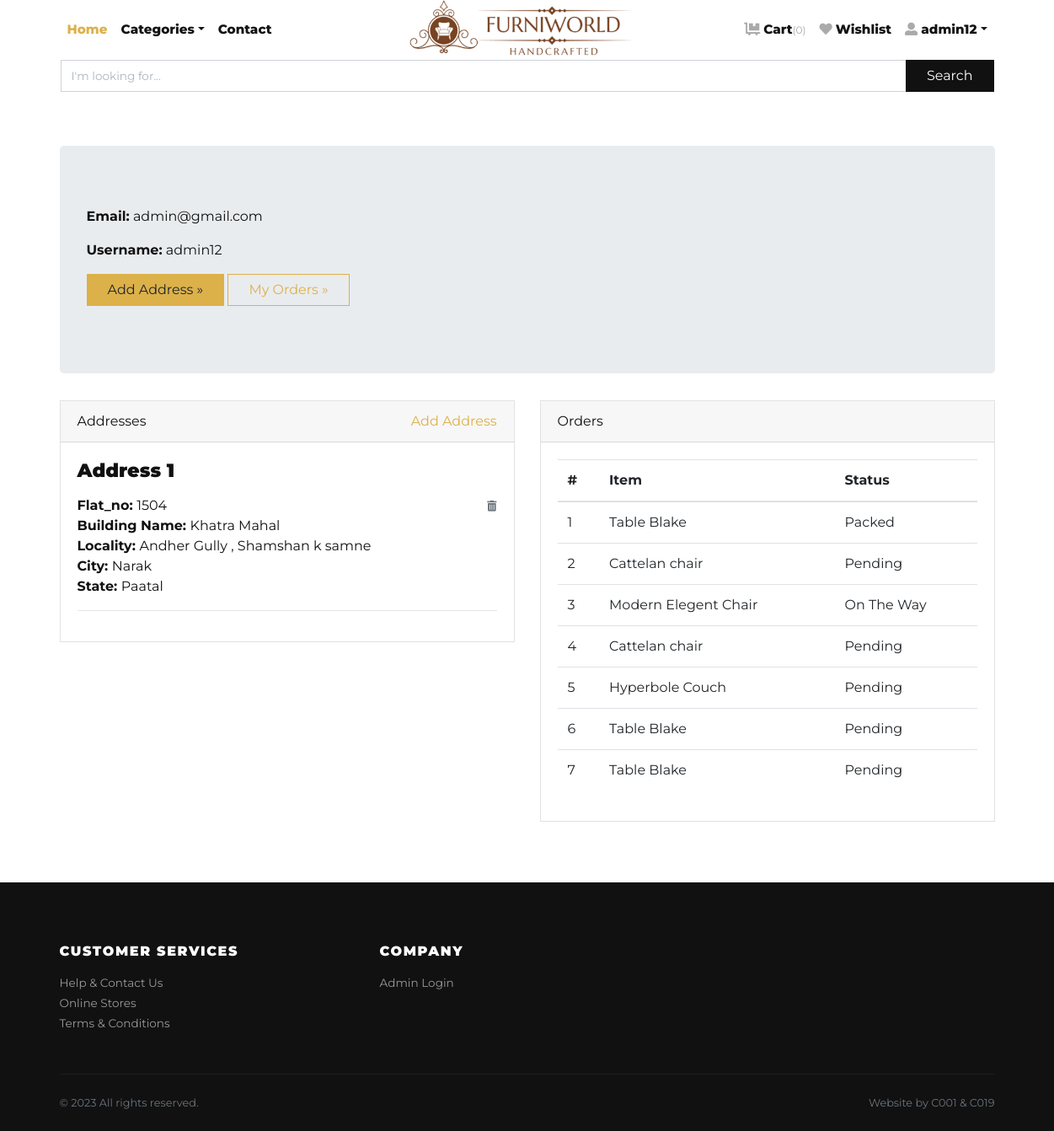
The app's page /accounts/profile/ (signed in) with its own data.
### store/models.py (models this page shows, shortened)
class Address(models.Model):
    user = models.ForeignKey(User, verbose_name="User", on_delete=models.CASCADE)
    flat_no = models.CharField(max_length=150, verbose_name="House No.")
    building_name = models.CharField(max_length=150, verbose_name="Building Name")
    locality = models.CharField(max_length=150, verbose_name="Nearest Location")
    city = models.CharField(max_length=150, verbose_name="City")
    state = models.CharField(max_length=150, verbose_name="State")

class Order(models.Model):
    user = models.ForeignKey(User, verbose_name="User", on_delete=models.CASCADE)
    address = models.ForeignKey(Address, verbose_name="Shipping Address", on_delete=models.CASCADE)
    product = models.ForeignKey(Product, verbose_name="Product", on_delete=models.CASCADE)
    quantity = models.PositiveIntegerField(verbose_name="Quantity")
    ordered_date = models.DateTimeField(auto_now_add=True, verbose_name="Ordered Date")
    delivery_date = models.DateTimeField(auto_now_add=True, verbose_name="Delivery")
    status = models.CharField(
        choices=STATUS_CHOICES,
        max_length=50,
        default="Pending"
    )
    payment_status = models.CharField(
        choices=PAYMENT_STATUS_CHOICES,
        max_length=50,
        default="Pending"
    )

class Product(models.Model):
    title = models.CharField(max_length=150, verbose_name="Product Title")
    slug = models.SlugField(max_length=160, verbose_name="Product Slug")
    sku = models.CharField(max_length=255, unique=True, verbose_name="Unique Product ID (SKU)")
    short_description = models.TextField(verbose_name="Short Description")
    detail_description = models.TextField(blank=True, null=True, verbose_name="Detail Description")
    product_image = models.ImageField(upload_to='product', blank=True, null=True, verbose_name="Product Image")
    price = models.DecimalField(max_digits=8, decimal_places=2)
    category = models.ForeignKey(Category, verbose_name="Product Categoy", on_delete=models.CASCADE)
    is_active = models.BooleanField(verbose_name="Is Active?")
    is_featured = models.BooleanField(verbose_name="Is Featured?")
    created_at = models.DateTimeField(auto_now_add=True, verbose_name="Created Date")
    updated_at = models.DateTimeField(auto_now=True, verbose_name="Updated Date")
    t_model= models.FileField(upload_to='3dfile', max_length=200, blank=True, null=True, verbose_name="3D File")
    class Meta:
        verbose_name_plural = 'Products'
        ordering = ('-created_at', )

### store/views.py (the view)
# urls.py: path('profile/', views.profile, name='profile'),
@login_required
def profile(request):
    addresses = Address.objects.filter(user=request.user)
    orders = Order.objects.filter(user=request.user)
    return render(request, 'account/profile.html', {'addresses':addresses, 'orders':orders})

### store/context_preprocessors.py (called while the page is built)
def store_menu(request):
    categories = Category.objects.filter(is_active=True)
    context = {
        'categories_menu': categories,
    }
    return context

def cart_menu(request):
    if request.user.is_authenticated:
        cart_items= Cart.objects.filter(user=request.user)
        context = {
            'cart_items': cart_items,
        }
    else:
        context = {}
    return context

### templates/account/profile.html (shortened to what this page needs)
{% extends 'base.html' %}
{% load static %}
    {% block content %}
      <div class="container py-5">
        <div class="jumbotron">
          <p><strong>Email:</strong> {{request.user.email}}</p>
          <p><strong>Username:</strong> {{request.user.username}}</p>
          <p><a class="btn btn-primary btn-large" href="{% url 'store:add-address' %}">Add Address »</a>
          <a class="btn btn-outline-primary btn-large" href="{% url 'store:orders' %}">My Orders »</a></p>
        </div>
        <div class="row">
          <div class="col-lg-6">
            <div class="card mb-4" id="headings">
              <div class="card-header">Addresses <span class="float-right"><a href="{% url 'store:add-address' %}">Add Address</a></span></div>
              <div class="card-body">
                {% if addresses %}
                    {% for address in addresses %}
                        <h4 class="mb-3">Address {{forloop.counter}}</h4>
                        <span class="float-right"><a href="{% url 'store:remove-address' address.id %}"><i class="fas fa-trash-alt small text-muted"></i></a></span>
                        <p>
                            <strong>Flat_no: </strong>{{address.flat_no}} <br>
                            <strong>Building Name: </strong>{{address.building_name}}<br>
                            <strong>Locality: </strong>{{address.locality}} <br>
                            <strong>City: </strong>{{address.city}} <br>
                            <strong>State: </strong>{{address.state}} <br>
                        </p>
                        <hr>
                    {% endfor %}
                {% else %}
                <div class="text-danger">
                  Address not Added.
                </div>
                {% endif %}
              </div>
            </div>
          </div>
          <div class="col-lg-6">
            <div class="card mb-4" id="tables">
              <div class="card-header">Orders</div>
              <div class="card-body">
                <table class="table table-hover">
                  <thead>
                    <tr>
                      <th>#</th>
                      <th>Item</th>
                      <th>Status</th>
                    </tr>
                  </thead>
                  <tbody>
                    {% if orders %}
                      {% for order in orders %}
                        <tr>
                          <td>{{forloop.counter}}</td>
                          <td>{{order.product.title}}</td>
                          <td>
                            {{order.status}}
                          </td>
                        </tr>
                      {% endfor %}
                    {% else %}
                    <tr>
                      <td class="text-danger" colspan="3">You've not Ordered anything yet.</td>
                    </tr>
                    {% endif %}
                  </tbody>
                </table>
              </div>
            </div>
          </div>
        </div>
      </div>
{% endblock content %}

### templates/navbar.html (shortened to what this page needs)
{% load static %}
      <header class="header bg-white">
        <div class="container px-0 px-lg-3">
          <nav class="navbar navbar-expand-lg navbar-light py-3 px-lg-0"><a class="navbar-brand" href="{% url 'store:home' %}"><img src="{% static 'img/furniworld-2.png' %}" alt="FurniWorld" style="height: 85px;" class="logo-img"></a>
            <div class="collapse navbar-collapse" id="navbarSupportedContent">
              <ul class="navbar-nav mr-auto">
                <li class="nav-item">
                  <a class="nav-link active" href="{% url 'store:home' %}">Home</a>
                </li>
                <li class="nav-item dropdown"><a class="nav-link dropdown-toggle" id="pagesDropdown" href="#" data-toggle="dropdown" aria-haspopup="true" aria-expanded="false">Categories</a>
                </li>
                <li class="nav-item">
                  <a class="nav-link" href="{% url 'store:query' %}">Contact</a>
                </li>
              </ul>
              <ul class="navbar-nav ml-auto">
                {% if request.user.is_authenticated %}
                <li class="nav-item"><a class="nav-link" href="{% url 'store:cart' %}"> <i class="fas fa-dolly-flatbed mr-1 text-gray"></i>Cart<small class="text-gray">({{cart_items.count}})</small></a></li>
                <li class="nav-item"><a class="nav-link" href="{% url 'store:wishlist' %}"> <i class="far fa fa-heart mr-1 text-gray"></i>Wishlist</a></li>
                  <li class="nav-item dropdown"><a class="nav-link dropdown-toggle" id="pagesDropdown" href="#" data-toggle="dropdown" aria-haspopup="true" aria-expanded="false"><i class="fas fa-user-alt mr-1 text-gray"></i>{{ user }}</a></a>
                </li>
                {% else %}
                  <li class="nav-item"><a class="nav-link" href="{% url 'store:login' %}">Login</a></li>
                  <li class="nav-item"><a class="nav-link" href="{% url 'store:register' %}">Create Account</a></li>
                {% endif %}
              </ul>
            </div>
          </nav>
          <form action="/search">
            <div class="input-group mb-3">
              <input name="q" type="text" class="form-control" placeholder="I'm looking for..." required>
              <div class="input-group-append">
                <button class="btn btn-dark btn-block" type="submit" id="button-addon2">Search</button>
              </div>
            </div>
          </form>
        </div>
      </header>

### Furniworld/static/css/style.default.css (style rules this page uses)
.text-gray { color: #aaa !important; }
strong { font-weight: 700; }
.navbar { position: relative; }
@media (min-width: 992px) { .navbar-brand { position: absolute; top: 50%; left: 50%; -webkit-transform: translate(-50%, -50%); transform: translate(-50%, -50%); } }
.navbar { padding: 0.5rem 1rem; }
.navbar-brand { display: inline-block; padding-top: 0.3125rem; padding-bottom: 0.3125rem; margin-right: 1rem; font-size: 1.25rem; }
.navbar-light .navbar-brand { color: #dcb14a; }
.navbar-light .navbar-nav .nav-link { color: rgba(17, 17, 17, 0.99); font-weight: 800; font-size: 0.95rem; transition: all 0.3s; }
.navbar-light .navbar-nav .show > .nav-link, .navbar-light .navbar-nav .active > .nav-link, .navbar-light .navbar-nav .nav-link.show, .navbar-light .navbar-nav .nav-link.active { color: #dcb14a; }
.btn { font-weight: 400; border: 1px solid transparent; font-family: inherit; padding: 0.375rem 1.5rem; font-size: 1rem; line-height: 1.5; border-radius: 0; transition: color 0.15s ease-in-out, background-color 0.15s ease-in-out, border-color 0.15s ease-in-out, box-shadow 0.15s ease-in-out; }
.btn-primary { color: #212529; background-color: #dcb14a; border-color: #dcb14a; }
.btn-dark { color: #fff; background-color: #111111; border-color: #111111; }
.btn-outline-primary { color: #dcb14a; background-color: transparent; background-image: none; border-color: #dcb14a; }
body { font-family: "Libre Franklin", sans-serif; font-size: 1rem; font-weight: 400; line-height: 1.5; color: #111111; background-color: #fff; }
a { color: #dcb14a; text-decoration: none; }
h1, h2, h3, h4, h5, h6, .h1, .h2, .h3, .h4, .h5, .h6 { margin-bottom: 0.5rem; font-family: inherit; font-weight: 900; line-height: 1.2; color: inherit; }
h4, .h4 { font-size: 1.4rem; }
hr { border-top: 1px solid rgba(17, 17, 17, 0.1); }
small, .small { font-size: 80%; font-weight: 400; }
.form-control { padding: 0.375rem 0.75rem; font-size: 1rem; line-height: 1.5; color: #495057; background-color: #fff; border: 1px solid #ced4da; border-radius: 0; transition: border-color 0.15s ease-in-out, box-shadow 0.15s ease-in-out; }
.form-control::placeholder { color: #adb5bd; font-size: 0.85rem; font-weight: 400; }
.nav-link { padding: 0.5rem 1rem; }
.card { background-color: #fff; border: 1px solid rgba(17, 17, 17, 0.125); border-radius: 0; }
.card-body { padding: 1.25rem; }
.card-header { padding: 0.75rem 1.25rem; background-color: rgba(17, 17, 17, 0.03); border-bottom: 1px solid rgba(17, 17, 17, 0.125); }
.card-header:first-child { border-radius: calc(0 - 1px) calc(0 - 1px) 0 0; }

### Furniworld/static/css/custom.css (style rules this page uses)
body { font-family: 'Montserrat', sans-serif; }
h1,h2,h3,h4,h5,h6 { font-family: 'Montserrat', sans-serif; }

### records on screen
Address: flat_no "1504", building_name "Khatra Mahal", locality "Andher Gully , Shamshan k samne", city "Narak", state "Paatal"
Order: product "Table Blake", status "Packed"
Order: product "Cattelan chair", status "Pending"
Order: product "Modern Elegent Chair", status "On The Way"
Order: product "Cattelan chair", status "Pending"
Order: product "Hyperbole Couch", status "Pending"
Order: product "Table Blake", status "Pending"
Order: product "Table Blake", status "Pending"

### other values on screen
{{ cart_items.count }} "0"
{{ user }} "admin12"
{{ request.user.email }} "admin@gmail.com"
{{ request.user.username }} "admin12"
